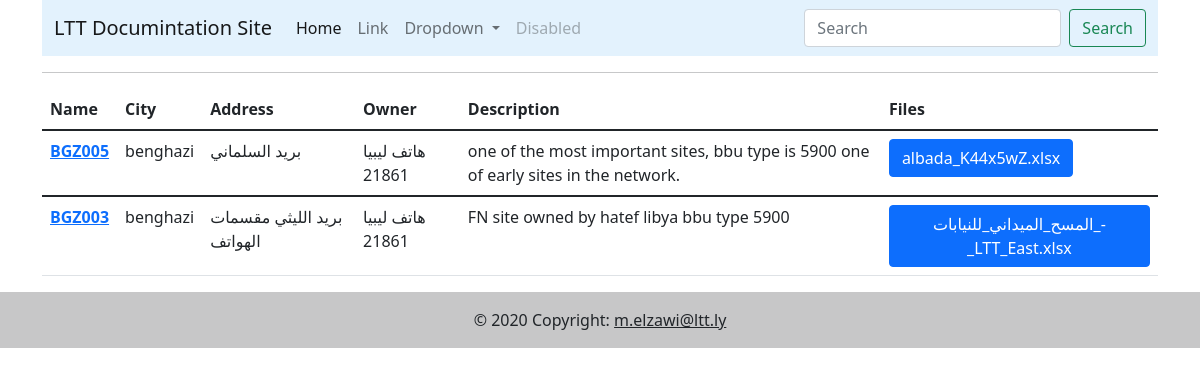
The page / on the database its author committed.
### EastSites/models.py (models this page shows)
class Site(models.Model):
    siteName = models.CharField(max_length=200,null=True)
    siteAddress = models.TextField(null=True, blank=True)
    siteCity = models.CharField(max_length=200,null=True)
    siteOwner = models.CharField(max_length=200,null=True)
    siteOwnerNumber = models.BigIntegerField(null=True)
    siteVendor = models.CharField(max_length=200,null=True)
    siteProvider = models.CharField(max_length=200,null=True)
    siteFN = models.CharField(max_length=200,null=True)
    siteFiles = models.FileField(null=True, blank=True)
    sitKPIrepo = models.FileField(null=True, blank=True)
    siteDescription = models.TextField(null=True, blank=True)
    is4T6S = models.BooleanField(default=False)
    changedParts = models.TextField(null=True, blank=True)
    siteHistory = models.TextField(null=True, blank=True)
    siteLongitude  = models.CharField(max_length=200,null=True)
    siteLatitude = models.CharField(max_length=200,null=True)
    siteSFPType = models.CharField(max_length=200,null=True)
    freqis800 = models.BooleanField(default=False)
    freqIs2600F1 = models.BooleanField(default=False)
    freqIs2600F2 = models.BooleanField(default=False)
    siteType = models.CharField(max_length=200,null=True)
    siteTower = models.CharField(max_length=200,null=True)
    siteFiberLength = models.BigIntegerField(null=True)
    siteIP = models.CharField(max_length=200,null=True)
    siteCellId = models.JSONField(null=True)
    siteMaintenanceDates = models.JSONField(null=True)
    acceptanceDate = models.DateField('Acceptance',null=True)
    pub_date = models.DateTimeField('date published',null=True)
    def __str__(self):
        return self.siteName

### EastSites/views.py (the view)
# urls.py: path('', views.index, name='index'),
def index(request):
    context = {}
    query = ''
    if request.GET:
        query = request.GET['q']
        context['query'] = str(query)
    bgzsites = Site.objects.get_queryset()
    print(bgzsites)
    if len(bgzsites):
        m = folium.Map(width=600, height=300,location=[32.098084,20.091047], zoom_start=13)
        for i in range(0,len(bgzsites)):
            folium.Marker([bgzsites[i].siteLatitude, bgzsites[i].siteLongitude], popup=bgzsites[i].siteName).add_to(m)
        m = m._repr_html_()
    context = {
        'bgzsites':bgzsites,
        'MAP':m
    }
    return render(request, 'home.html',context)

### templates/home.html (shortened to what this page needs)
{% extends 'main.html' %}
{% block content %}
<table class="table">
  <thead>
    <tr>
      <th scope="col">Name</th>
      <th scope="col">City</th>
      <th scope="col">Address</th>
      <th scope="col">Owner</th>
      <th scope="col">Description</th>
      <th scope="col">Files</th>
    </tr>
  </thead>
{% if bgzsites %}
{% for bgzsite in bgzsites %}
  <tbody>
    <tr>
      <th scope="row"><a href="Site/{{bgzsite.id}}"> {{bgzsite.siteName}}</a></th>
      <td>{{bgzsite.siteCity}}</td>
      <td>{{bgzsite.siteAddress}}</td>
      <td>{{bgzsite.siteOwner}} <span>{{bgzsite.siteOwnerNumber}}</span></td>
      <td>{{bgzsite.siteDescription}}</td>
      <td><a href="{{bgzsite.siteFiles.url}}" class="card-link" download>
        <button type="button" class="btn btn-primary">{{bgzsite.siteFiles}}</button>
      </a></td>
    </tr>
{% endfor %}
{% else %}
<h1> there is no results for "{{query}}"</h1>
{% endif %}
  </tbody>
</table>
{% endblock content %}

### templates/main.html (shortened to what this page needs)
<!DOCTYPE html>
<html>
<head>
    <link href="https://cdn.jsdelivr.net/npm/bootstrap@5.1.3/dist/css/bootstrap.min.css" rel="stylesheet">
    <link href="https://cdn.jsdelivr.net/npm/bootstrap@5.1.3/dist/css/bootstrap.min.css" rel="stylesheet">
    <link href='https://api.tiles.mapbox.com/mapbox-gl-js/v2.6.1/mapbox-gl.css' rel='stylesheet' />
    <link href='https://api.mapbox.com/mapbox-gl-js/v1.12.0/mapbox-gl.css' rel='stylesheet' />
</head>
<body>
<div class="container">
{% include 'navbar.html'%}
{% block content %}
{% endblock %}
</div>
<footer class="bg-light text-center text-lg-start">
    <div class="text-center p-3" style="background-color: rgba(0, 0, 0, 0.2)">
      © 2020 Copyright:
      <a class="text-dark" href="https://mdbootstrap.com/">m.elzawi@ltt.ly</a>
    </div>
</footer>
</body>
</html>

### templates/navbar.html (shortened to what this page needs)
<nav class="navbar navbar-expand-lg navbar-light" style="background-color: #e3f2fd;">
    <div class="container-fluid">
      <a class="navbar-brand" href="#">LTT Documintation Site</a>
      <div class="collapse navbar-collapse" id="navbarSupportedContent">
        <ul class="navbar-nav me-auto mb-2 mb-lg-0">
          <li class="nav-item">
            <a class="nav-link active" aria-current="page" href="#">Home</a>
          </li>
          <li class="nav-item">
            <a class="nav-link" href="#">Link</a>
          </li>
          <li class="nav-item dropdown">
            <a class="nav-link dropdown-toggle" href="#" id="navbarDropdown" role="button" data-bs-toggle="dropdown" aria-expanded="false">
              Dropdown
            </a>
          </li>
          <li class="nav-item">
            <a class="nav-link disabled">Disabled</a>
          </li>
        </ul>
        <form class="d-flex">
          <input class="form-control me-2" type="search" placeholder="Search" aria-label="Search">
          <button class="btn btn-outline-success" type="submit">Search</button>
        </form>
      </div>
    </div>
  </nav>
<hr>

### templates/main.html (style rules this page uses)
body { margin: 0; padding: 0; }

### rows shown on the page
Site: siteName "BGZ005", siteCity "benghazi", siteAddress "بريد السلماني", siteOwner "هاتف ليبيا", siteOwnerNumber "21861", siteDescription "one of the most important sites, bbu type is 5900 one of early sites in the network.", siteFiles "albada_K44x5wZ.xlsx"
Site: siteName "BGZ003", siteCity "benghazi", siteAddress "بريد الليثي مقسمات الهواتف", siteOwner "هاتف ليبيا", siteOwnerNumber "21861", siteDescription "FN site owned by hatef libya bbu type 5900", siteFiles "المسح_الميداني_للنيابات_-_LTT_East.xlsx"
